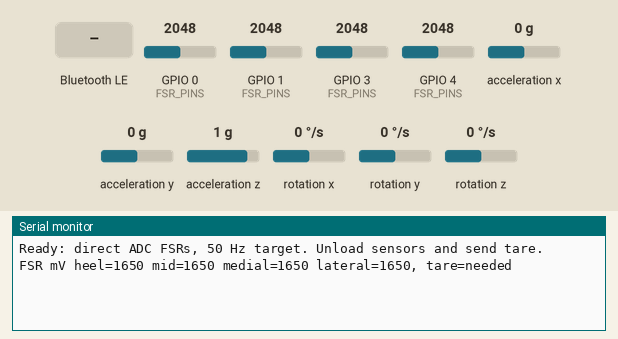
Simulated run of this program. Board: ESP32-C3. Parts: the last lines printed to the serial monitor. Wiring (inferred from the names in the program): MPU-6050 motion sensor at I2C address 0x68. The inputs (shaded band) are chosen by the test bench; at power-on: GPIO 0 (FSR_PINS) = 2048, GPIO 3 (FSR_PINS) = 2048, GPIO 1 (FSR_PINS) = 2048, GPIO 4 (FSR_PINS) = 2048, acceleration x 0 g, acceleration y 0 g, acceleration z 1 g, rotation x 0 °/s, rotation y 0 °/s, rotation z 0 °/s (analog values on the 0–4095 scale). Random numbers use the default seed unless the program sets one; EEPROM starts erased; nothing arrives over Bluetooth unless stated; a phone connects over Bluetooth LE 3 s after start.

Above: at 1.2 s.
1.3 s: Bluetooth LE write "tare" received
At 4.2 s:
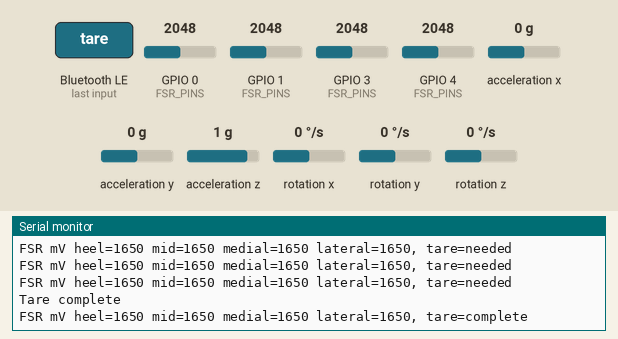
4.3 s: GPIO 0 (FSR_PINS) set to 2680
At 5.6 s:
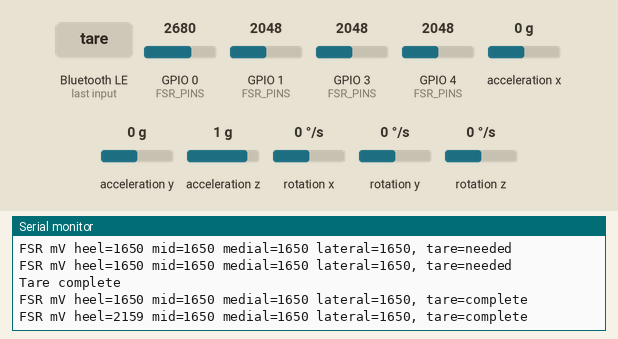
5.8 s: GPIO 3 (FSR_PINS) set to 2680
At 6.8 s:
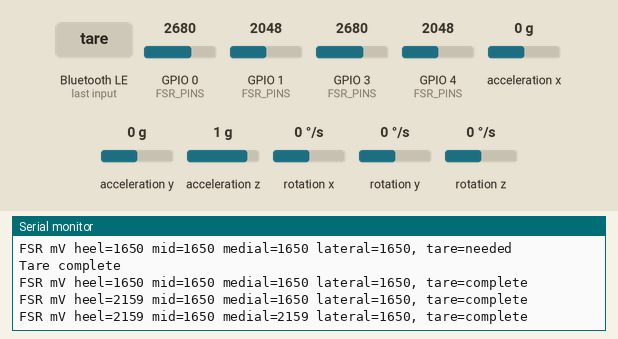
7.3 s: GPIO 1 (FSR_PINS) set to 2680
At 8.6 s:
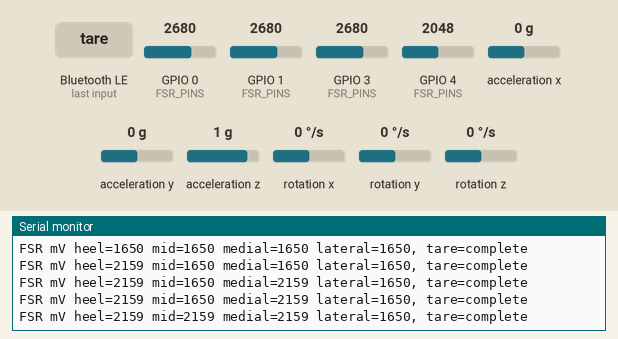
8.8 s: GPIO 4 (FSR_PINS) set to 2680
At 9.5 s:
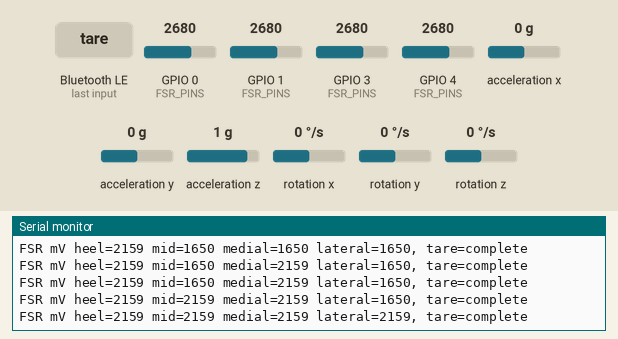
10.3 s: GPIO 0 (FSR_PINS) set to 2600
At 11.9 s:
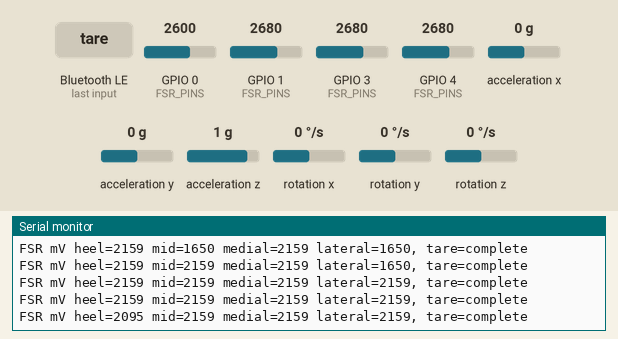
Timing chart, 0 to 12.8 s (numbered marks = the images above; inputs shaded):
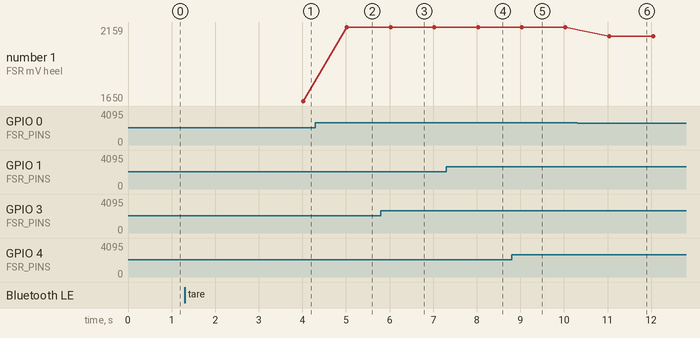

Measured:
- after the input at 1.3 s, the serial monitor: prints a new line after 2.0 s (image 1)
- after the input at 4.3 s, the serial monitor: prints a new line after 0.72 s (image 2)
- after the input at 5.8 s, the serial monitor: prints a new line after 0.22 s (image 3)
- after the input at 7.3 s, the serial monitor: prints a new line after 0.73 s (image 4)
- after the input at 8.8 s, the serial monitor: prints a new line after 0.23 s (image 5)
- after the input at 10.3 s, the serial monitor: prints a new line after 0.74 s (image 6)
- plotted number 1: 1650 → 2159 after the input at 4.3 s, 2159 → 2095 after the input at 10.3 s

The program:

main.cpp
```cpp
#include <Arduino.h>
#include <Wire.h>
#include <Preferences.h>
#include <NimBLEDevice.h>
#include <atomic>

// Default build: four FSR dividers on the C3 ADC, MPU6050 on 3.3 V I2C.
// Optional ads_* environments retain the original external ADS1115 route.
#ifndef FSR_DIRECT
#define FSR_DIRECT 0
#endif
#if FSR_DIRECT
constexpr uint8_t FSR_PINS[4] = {0, 1, 3, 4};
constexpr const char* BASELINE_KEY = "zero_adc";
#else
constexpr const char* BASELINE_KEY = "zero";
#endif
constexpr uint8_t ADS = 0x48, MPU = 0x68;
constexpr const char* SERVICE = "4fafc201-1fb5-459e-8fcc-c5c9c331914b";
constexpr const char* DATA = "beb5483e-36e1-4688-b7f5-ea07361b26a8";
constexpr const char* COMMAND = "beb5483e-36e1-4688-b7f5-ea07361b26a9";
Preferences prefs;
NimBLECharacteristic* telemetry;
std::atomic<bool> connected(false), tareRequested(false);
uint16_t baseline[4] = {}, adc[4] = {}, sequence = 0;
uint32_t tareSum[4] = {}, bootId, steps = 0, lastStep = 0;
bool calibrated = false, contact = false;
uint16_t tareRemaining = 0;

bool write8(uint8_t addr, uint8_t reg, uint8_t value) {
  Wire.beginTransmission(addr); Wire.write(reg); Wire.write(value); return Wire.endTransmission() == 0;
}
bool readBytes(uint8_t addr, uint8_t reg, uint8_t* out, uint8_t count) {
  Wire.beginTransmission(addr); Wire.write(reg);
  if (Wire.endTransmission(false) != 0 || Wire.requestFrom(addr, count) != count) return false;
  for (uint8_t i = 0; i < count; i++) out[i] = Wire.read();
  return true;
}
bool readADC(uint8_t channel, uint16_t& value) {
#if FSR_DIRECT
  // Two 10k resistors plus the FSR limit the junction to <=1.65 V.
  // Preserve protocol v1's ADS units (one count = 0.125 mV), so the phone
  // decoder and its pressure normalization do not need a format change.
  const uint32_t millivolts = analogReadMilliVolts(FSR_PINS[channel]);
  const uint32_t equivalentCounts = millivolts * 8U;
  value = static_cast<uint16_t>(equivalentCounts > 32767U ? 32767U : equivalentCounts);
  return true;
#else
  // Start single conversion: +/-4.096 V (125 uV/count), 860 SPS, comparator disabled.
  uint16_t config = 0x8000 | ((4 + channel) << 12) | 0x0200 | 0x0100 | 0x00e0 | 0x0003;
  Wire.beginTransmission(ADS); Wire.write(1); Wire.write(config >> 8); Wire.write(config & 255);
  if (Wire.endTransmission() != 0) return false;
  uint8_t b[2]; uint32_t start = millis();
  do {
    delay(1);
    if (!readBytes(ADS, 1, b, 2)) return false;
    if (b[0] & 0x80) {
      if (!readBytes(ADS, 0, b, 2)) return false;
      int16_t raw = int16_t((b[0] << 8) | b[1]); value = raw > 0 ? raw : 0; return true;
    }
  } while (millis() - start < 10);
  return false;
#endif
}
void put16(uint8_t* out, int offset, uint16_t value) { out[offset] = value & 255; out[offset + 1] = value >> 8; }
void put32(uint8_t* out, int offset, uint32_t value) { for (int i = 0; i < 4; i++) out[offset + i] = (value >> (8 * i)) & 255; }
int16_t sensor16(uint8_t* b, int i) { return int16_t((b[i] << 8) | b[i + 1]); }

class ServerCallbacks : public NimBLEServerCallbacks {
  void onConnect(NimBLEServer*, NimBLEConnInfo&) override { connected = true; }
  void onDisconnect(NimBLEServer*, NimBLEConnInfo&, int) override { connected = false; NimBLEDevice::startAdvertising(); }
};
class CommandCallbacks : public NimBLECharacteristicCallbacks {
  void onWrite(NimBLECharacteristic* c, NimBLEConnInfo&) override {
    // Sampling/NVS writes happen on the main loop, never the BLE callback thread.
    if (c->getValue() == "tare") tareRequested = true;
  }
};

void setup() {
  Serial.begin(115200);
  Wire.begin(SDA_PIN, SCL_PIN); Wire.setClock(400000); Wire.setTimeOut(20);
#if FSR_DIRECT
  analogReadResolution(12);
  for (uint8_t pin : FSR_PINS) analogSetPinAttenuation(pin, ADC_11db);
#endif
  bootId = esp_random();
  prefs.begin("gaitsense", false);
  calibrated = prefs.getBytesLength(BASELINE_KEY) == sizeof(baseline);
  if (calibrated) prefs.getBytes(BASELINE_KEY, baseline, sizeof(baseline));
  uint8_t who = 0;
  bool imuOK = readBytes(MPU, 0x75, &who, 1) && who == 0x68;
  imuOK = imuOK && write8(MPU, 0x6b, 0x01) && write8(MPU, 0x1a, 0x03) &&
    write8(MPU, 0x19, 19) && write8(MPU, 0x1b, 0x08) && write8(MPU, 0x1c, 0x10);
  uint16_t test;
  if (!imuOK || !readADC(0, test)) {
#if FSR_DIRECT
    while (true) { Serial.println("SENSOR ERROR: check MPU 3.3V, GND, GPIO6 SDA, GPIO5 SCL, AD0=GND (0x68). Reset after repair."); delay(2000); }
#else
    while (true) { Serial.println("SENSOR ERROR: check 3.3V, GND, GPIO4 SDA, GPIO5 SCL, ADS=0x48, MPU=0x68. Reset after repair."); delay(2000); }
#endif
  }
  NimBLEDevice::init(INSOLE_RIGHT ? "GaitInsole-R" : "GaitInsole-L");
  auto server = NimBLEDevice::createServer(); server->setCallbacks(new ServerCallbacks());
  auto service = server->createService(SERVICE);
  telemetry = service->createCharacteristic(DATA, NIMBLE_PROPERTY::NOTIFY);
  auto command = service->createCharacteristic(COMMAND, NIMBLE_PROPERTY::WRITE);
  command->setCallbacks(new CommandCallbacks()); service->start();
  auto advertising = NimBLEDevice::getAdvertising();
  advertising->addServiceUUID(SERVICE); advertising->setName(INSOLE_RIGHT ? "GaitInsole-R" : "GaitInsole-L");
  advertising->enableScanResponse(true); advertising->start();
  Serial.println(FSR_DIRECT ? "Ready: direct ADC FSRs, 50 Hz target. Unload sensors and send tare." : "Ready: ADS1115 FSRs, 50 Hz target. Unload sensors and send tare.");
}

void loop() {
  static uint32_t next = 0, lastError = 0;
  if (int32_t(millis() - next) < 0) { delay(1); return; }
  const uint32_t sampleTime = millis(); next = sampleTime + 20;
  sequence++;
  if (tareRequested.exchange(false)) { tareRemaining = 100; calibrated = false; memset(tareSum, 0, sizeof(tareSum)); }
  bool ok = true;
  for (int i = 0; i < 4; i++) if (!readADC(i, adc[i])) ok = false;
  uint8_t imu[14]; if (!readBytes(MPU, 0x3b, imu, 14)) ok = false;
  if (!ok) {
    if (millis() - lastError > 1000) { Serial.println("Sensor read failed; dropping frame"); lastError = millis(); }
    return;
  }
  if (tareRemaining) {
    for (int i = 0; i < 4; i++) tareSum[i] += adc[i];
    if (--tareRemaining == 0) {
      for (int i = 0; i < 4; i++) baseline[i] = tareSum[i] / 100;
      prefs.putBytes(BASELINE_KEY, baseline, sizeof(baseline)); calibrated = true; contact = false;
      Serial.println("Tare complete");
    }
  }
  uint8_t payload[32] = {}; put32(payload, 0, sampleTime);
  uint32_t load = 0;
  for (int i = 0; i < 4; i++) {
    uint16_t corrected = adc[i] > baseline[i] ? adc[i] - baseline[i] : 0;
    put16(payload, 4 + i * 2, corrected); load += corrected;
  }
#if FSR_DIRECT
  static uint32_t lastPrint = 0;
  if (sampleTime - lastPrint >= 1000) {
    Serial.printf("FSR mV heel=%u mid=%u medial=%u lateral=%u, tare=%s\n",
      adc[0] / 8, adc[1] / 8, adc[2] / 8, adc[3] / 8,
      calibrated ? "complete" : "needed");
    lastPrint = sampleTime;
  }
#endif
  // Starting contact thresholds, to be validated/tuned on the assembled insole.
  if (calibrated && !contact && load > 5280 && sampleTime - lastStep >= 250) { contact = true; steps++; lastStep = sampleTime; }
  if (load < 2640) contact = false;
  for (int i = 0; i < 3; i++) {
    put16(payload, 12 + i * 2, int16_t(lround(sensor16(imu, i * 2) * 1000.0f / 4096)));
    put16(payload, 18 + i * 2, int16_t(lround(sensor16(imu, 8 + i * 2) * 10.0f / 65.5f)));
  }
  put32(payload, 24, steps); put32(payload, 28, bootId);
  if (connected) {
    for (int part = 0; part < 2; part++) {
      uint8_t frame[20]; frame[0] = 0xa1; frame[1] = part | (INSOLE_RIGHT ? 2 : 0) | (calibrated ? 4 : 0);
      put16(frame, 2, sequence); memcpy(frame + 4, payload + 16 * part, 16);
      telemetry->setValue(frame, sizeof(frame)); telemetry->notify();
    }
  }
}
```
